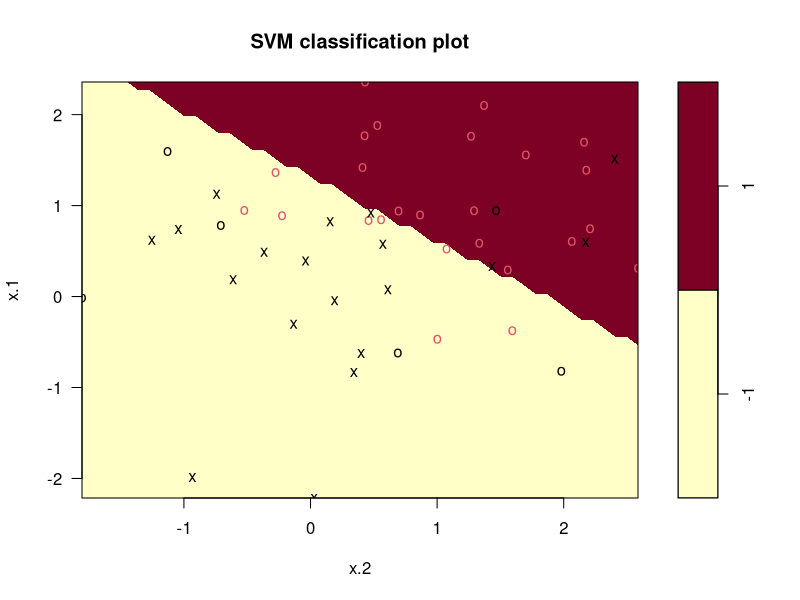
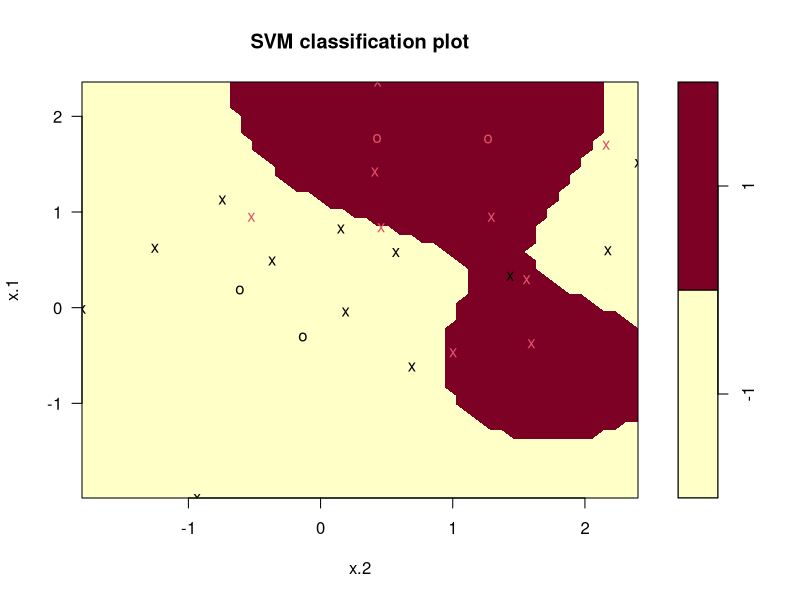
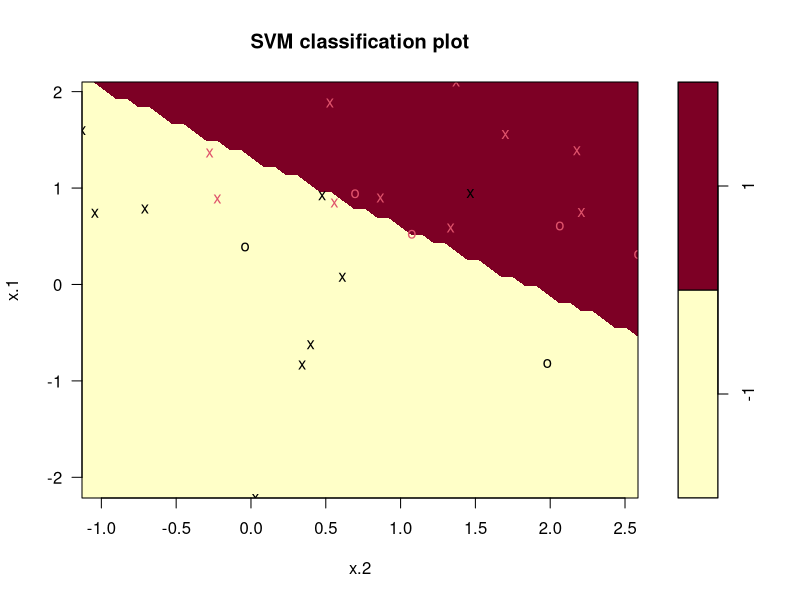
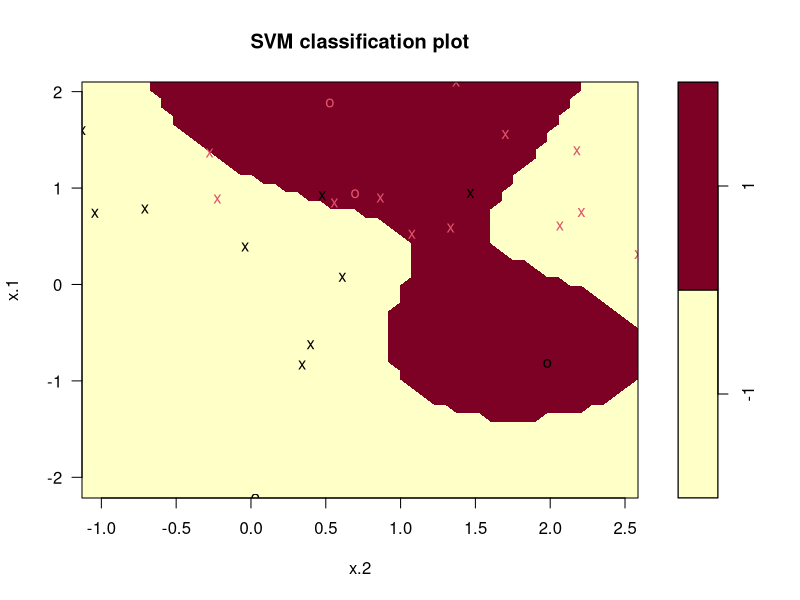

The R source for these figures, in order:
## ---- chunk 1
knitr::opts_chunk$set(echo = TRUE)
## ---- chunk 2
set.seed(1)
x=matrix(rnorm(50*2), ncol=2)
y=c(rep(-1,25), rep(1,25)) # The class vector
x[y==1,]=x[y==1,] + 1

## ---- chunk 3
library(e1071)
# df = data.frame(x, y)
dat = data.frame(x=x, y=as.factor(y))
train=sample(50, 25)
## ---- chunk 4
svmfit.linear=svm(y~., data=dat[train,], kernel="linear", cost=1, scale = FALSE)
plot(svmfit.linear, dat)

## ---- chunk 5
summary(svmfit.linear)
## ---- chunk 6
svm.predict = predict(svmfit.linear, newdata = dat[train,])
table(true=dat[train,"y"], pred=svm.predict)
## ---- chunk 7
(11+7)/25
## ---- chunk 8
length(svm.predict)
## ---- chunk 9
svmfit.radial=svm(y~., data=dat[train,], kernel="radial", gamma=1,
           cost=1)
plot(svmfit.radial, dat[train,])
## ---- chunk 10
summary(svmfit.radial)
## ---- chunk 11
svm.predict.radial = predict(svmfit.radial, newdata = dat[train,])
table(true=dat[train,"y"], pred=svm.predict.radial)

## ---- chunk 12
(13+9)/25
## ---- chunk 13
svm.predict.test = predict(svmfit.linear, newdata = dat[-train,])
table(true=dat[-train,"y"], pred=svm.predict.test)
## ---- chunk 14
(10+11)/25
## ---- chunk 15
plot(svmfit.linear, dat[-train,])
## ---- chunk 16
svm.predict.radial.test = predict(svmfit.radial, newdata = dat[-train,])
table(true=dat[-train,"y"], pred=svm.predict.radial.test)
## ---- chunk 17
(8+9)/25
## ---- chunk 18
plot(svmfit.radial, dat[-train,])
